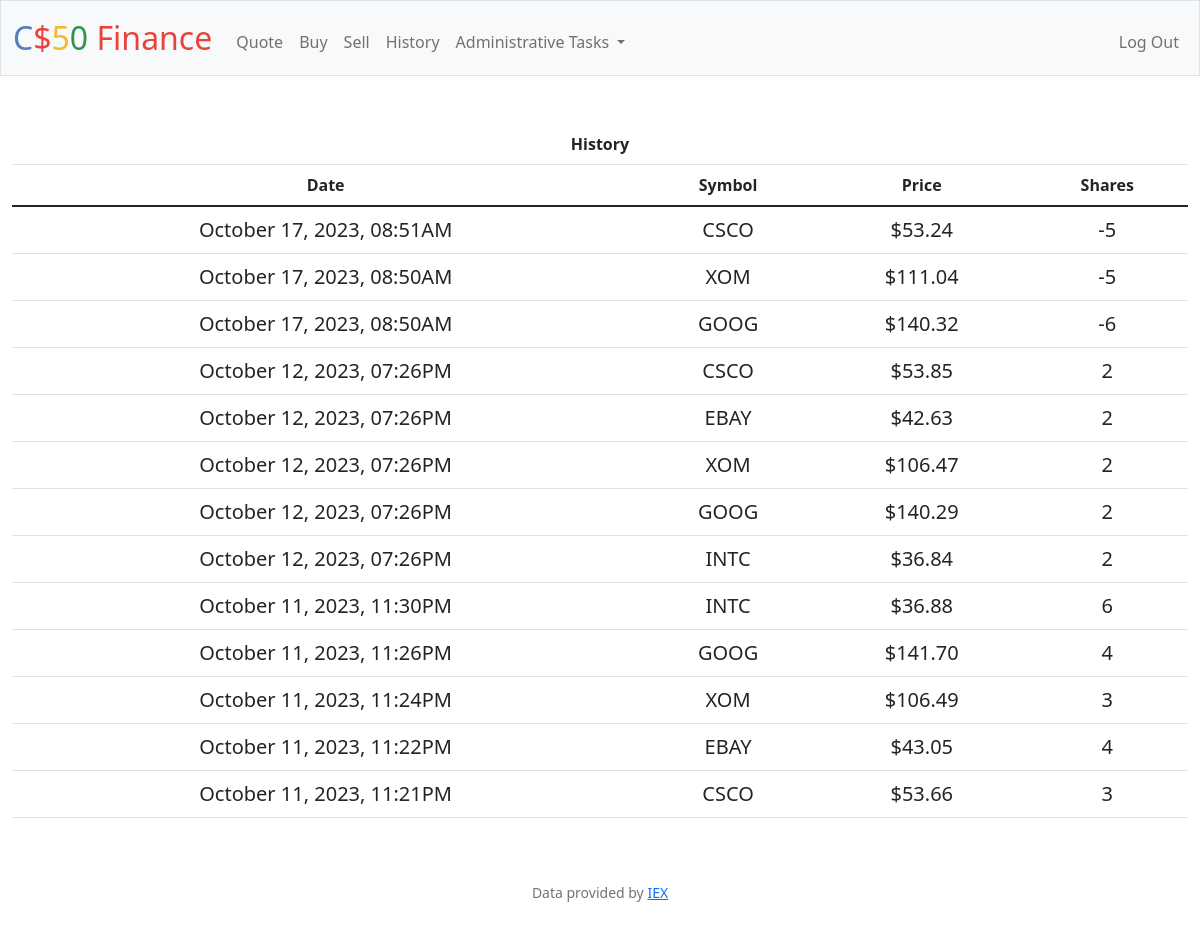
Screenshot of /history (signed in) with the database file from the repository.
### tables this page shows
CREATE TABLE tickers(
    id INTEGER PRIMARY KEY AUTOINCREMENT NOT NULL ,
    sub_total NUMERIC NOT NULL ,
    user_id INTEGER NOT NULL ,
    transaction_date DATETIME NOT NULL DEFAULT ( datetime(CURRENT_TIMESTAMP, 'localtime') ) ,
    transaction_details TEXT NOT NULL ,
    symbol TEXT NOT NULL ,
    stock_price NUMERIC NOT NULL ,
    shares INTEGER NOT NULL ,
    FOREIGN KEY (user_id) REFERENCES users (id) ON UPDATE SET NULL ON DELETE SET NULL
);

### app.py (the view)
@app.route("/history")
@login_required
def history():
    stock_portfolio = db.execute(
        "SELECT * FROM tickers WHERE user_id = ? ORDER BY transaction_date DESC",
        session["user_id"],
    )
    if request.method == "GET":
        return render_template("history.html", stock_portfolio=stock_portfolio)

### app.py (called while the page is built)
@app.after_request
def after_request(response):
    response.headers["Cache-Control"] = "no-cache, no-store, must-revalidate"
    response.headers["Expires"] = 0
    response.headers["Pragma"] = "no-cache"
    return response

### helpers.py (called while the page is built)
def login_required(f):
    @wraps(f)
    def decorated_function(*args, **kwargs):
        if session.get("user_id") is None:
            return redirect("/login")
        return f(*args, **kwargs)
    return decorated_function

def usd(value):
    return f"${value:,.2f}"

def datetime_format(value, format="%B %d, %Y, %I:%M%p"):
    datetime_obj = datetime.datetime.strptime(value, "%Y-%m-%d %H:%M:%S")
    datestring = datetime_obj.strftime(format)  # November 24, 2024, 09:30AM
    return datestring

### templates/history.html (shortened to what this page needs)
{% extends "layout.html" %}
{% block main %}
    <div class="row">
        <div class="col">
            <table class="table">
                <thead>
                    <tr class="custom-centered-colspan">
                        <th scope="col" colspan="4">History</th>
                    </tr>
                    <tr>
                        <th scope="col">Date</th>
                        <th scope="col">Symbol</th>
                        <th scope="col">Price</th>
                        <th scope="col">Shares</th>
                    </tr>
                </thead>
                <tbody>
                    {% if stock_portfolio | length == 0 %}
                        <tr style="text-align: center;">
                            <td class="lead" colspan="4">
                                You have no history at this time.
                            </td>
                        </tr>
                    {% elif stock_portfolio | length > 0 %}
                        {% for dict in stock_portfolio %}
                            <tr style="text-align: center;">
                                <td class="lead">
                                    {{ dict.transaction_date | datetime_format }}
                                </td>
                                <td class="lead">
                                    {{ dict.symbol }}
                                </td>
                                <td class="lead">
                                    {{ dict.stock_price | usd }}
                                </td>
                                <td class="lead">
                                    {{ dict.shares }}
                                </td>
                            </tr>
                        {% endfor %}
                    {% endif %}
                </tbody>
            </table>
        </div>
    </div>
{% endblock %}

### templates/layout.html (shortened to what this page needs)
<!DOCTYPE html>
<html lang="en">
    <head>
        <link href="https://cdn.jsdelivr.net/npm/bootstrap@5.1.3/dist/css/bootstrap.min.css" rel="stylesheet">
        <link href="/static/styles.css" rel="stylesheet">
    </head>
    <body>
        <nav class="bg-light border navbar navbar-expand-md navbar-light">
            <div class="container-fluid">
                <a class="navbar-brand" href="/"><span class="blue">C</span><span class="red">$</span><span class="yellow">5</span><span class="green">0</span> <span class="red">Finance</span></a>
                <div class="collapse navbar-collapse" id="navbar">
                    {% if session["user_id"] %}
                        <ul class="navbar-nav me-auto mt-2">
                            <li class="nav-item"><a class="nav-link" href="/quote">Quote</a></li>
                            <li class="nav-item"><a class="nav-link" href="/buy">Buy</a></li>
                            <li class="nav-item"><a class="nav-link" href="/sell">Sell</a></li>
                            <li class="nav-item"><a class="nav-link" href="/history">History</a></li>
                            <li class="nav-item dropdown">
                                <a class="nav-link dropdown-toggle" href="#" role="button" data-bs-toggle="dropdown" aria-expanded="false">
                                    Administrative Tasks
                                </a>
                            </li>
                        </ul>
                        <ul class="navbar-nav ms-auto mt-2">
                            <li class="nav-item"><a class="nav-link" href="/logout">Log Out</a></li>
                        </ul>
                    {% else %}
                        <ul class="navbar-nav ms-auto mt-2">
                            <li class="nav-item"><a class="nav-link" href="/register">Register</a></li>
                            <li class="nav-item"><a class="nav-link" href="/login">Log In</a></li>
                        </ul>
                    {% endif %}
                </div>
            </div>
        </nav>
        <main class="container-fluid py-5 text-center">
            {% block main %}{% endblock %}
        </main>
        <footer class="mb-5 small text-center text-muted">
            Data provided by <a href="https://iexcloud.io/">IEX</a>
        </footer>
    </body>
</html>

### static/styles.css (style rules this page uses)
nav .navbar-brand { font-size: xx-large; }
nav .navbar-brand .blue { color: #537fbe; }
nav .navbar-brand .red { color: #ea433b; }
nav .navbar-brand .yellow { color: #f5b82e; }
nav .navbar-brand .green { color: #2e944b; }
.custom-centered-colspan { text-align: center; }

### rows the page displays
tickers: transaction_date "October 17, 2023, 08:51AM", symbol "CSCO", stock_price "$53.24", shares "-5"
tickers: transaction_date "October 17, 2023, 08:50AM", symbol "XOM", stock_price "$111.04", shares "-5"
tickers: transaction_date "October 17, 2023, 08:50AM", symbol "GOOG", stock_price "$140.32", shares "-6"
tickers: transaction_date "October 12, 2023, 07:26PM", symbol "CSCO", stock_price "$53.85", shares "2"
tickers: transaction_date "October 12, 2023, 07:26PM", symbol "EBAY", stock_price "$42.63", shares "2"
tickers: transaction_date "October 12, 2023, 07:26PM", symbol "XOM", stock_price "$106.47", shares "2"
tickers: transaction_date "October 12, 2023, 07:26PM", symbol "GOOG", stock_price "$140.29", shares "2"
tickers: transaction_date "October 12, 2023, 07:26PM", symbol "INTC", stock_price "$36.84", shares "2"
tickers: transaction_date "October 11, 2023, 11:30PM", symbol "INTC", stock_price "$36.88", shares "6"
tickers: transaction_date "October 11, 2023, 11:26PM", symbol "GOOG", stock_price "$141.70", shares "4"
tickers: transaction_date "October 11, 2023, 11:24PM", symbol "XOM", stock_price "$106.49", shares "3"
tickers: transaction_date "October 11, 2023, 11:22PM", symbol "EBAY", stock_price "$43.05", shares "4"
tickers: transaction_date "October 11, 2023, 11:21PM", symbol "CSCO", stock_price "$53.66", shares "3"
